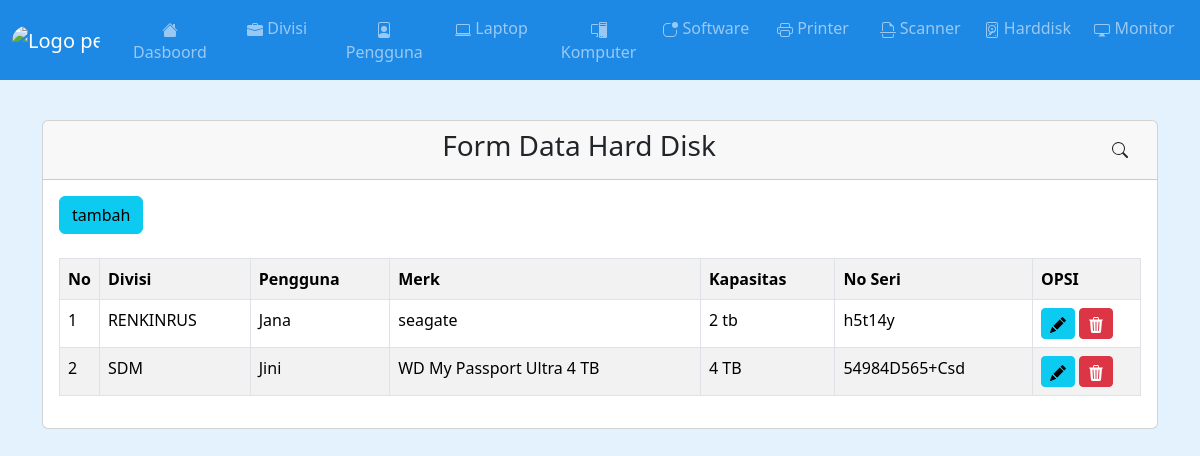
Page /hdd.php on the committed database.
### tables this page shows
CREATE TABLE `data_inventaris` (
  `id` int(11) NOT NULL,
  `id_data_devisi` int(11) NOT NULL,
  `jenis_barang` varchar(100) NOT NULL,
  `nama_pengguna_id` int(11) NOT NULL,
  `id_data_laptop` int(11) NOT NULL,
  `id_data_monitor` int(11) NOT NULL,
  `id_data_hdd_eks` int(11) NOT NULL,
  `id_data_pc` int(11) NOT NULL,
  `id_data_printer` int(11) NOT NULL,
  `id_data_scanner` int(11) NOT NULL
);

CREATE TABLE `data_devisi` (
  `id` int(11) NOT NULL,
  `nama_devisi` varchar(100) NOT NULL
);

CREATE TABLE `data_pengguna` (
  `id` int(11) NOT NULL,
  `nama` varchar(100) NOT NULL
);

CREATE TABLE `db_hdd_eks` (
  `id` int(11) NOT NULL,
  `merk` varchar(100) NOT NULL,
  `kapasitas` varchar(100) NOT NULL,
  `no_seri` varchar(100) NOT NULL
);

### hdd.php (the view, shortened to what this page needs)
<?php
include 'header.php';
include 'koneksi.php'; ?>
<br><br><br>
<div class="container mt-5">
	<div class="card">
		<div class="card-header text-center">
			<h3>Form Data Hard Disk
				<button type="button" class="btn btn-white" data-bs-toggle="modal" data-bs-target="#myModal" title="Cari" style="float: right;">
				</button>
			</h3>
		</div>
		<div class="card-body">
			<button type="button" class="btn btn-info" data-bs-toggle="modal" data-bs-target="#modaltambah" title="tambah Hard Disk">
				tambah
			</button>
			<br>
			<br>
			<table class="table table-bordered table-striped">
				<tr>
					<th width="1%">No</th>
					<th>Divisi</th>
					<th>Pengguna</th>
					<th>Merk</th>
					<th>Kapasitas</th>
					<th>No Seri</th>
					<th width="10%">OPSI</th>
				</tr>
				<?php
				if (isset($_POST['cari'])) {
					$cari = $_POST['cari'];
					$data = mysqli_query($koneksi, "SELECT data_inventaris.id_data_hdd_eks, data_devisi.nama_devisi, data_pengguna.nama, db_hdd_eks.merk, db_hdd_eks.kapasitas, db_hdd_eks.no_seri FROM data_inventaris JOIN data_devisi ON data_devisi.id = data_inventaris.id_data_devisi JOIN data_pengguna ON data_pengguna.id = data_inventaris.nama_pengguna_id JOIN db_hdd_eks ON db_hdd_eks.id = data_inventaris.id_data_hdd_eks WHERE data_pengguna.nama LIKE '%".$cari."%' ORDER BY id_data_hdd_eks");
				}
				else{
					$data = mysqli_query($koneksi, "SELECT data_inventaris.id_data_hdd_eks, data_devisi.nama_devisi, data_pengguna.nama, db_hdd_eks.merk, db_hdd_eks.kapasitas, db_hdd_eks.no_seri FROM data_inventaris JOIN data_devisi ON data_devisi.id = data_inventaris.id_data_devisi JOIN data_pengguna ON data_pengguna.id = data_inventaris.nama_pengguna_id JOIN db_hdd_eks ON db_hdd_eks.id = data_inventaris.id_data_hdd_eks ORDER BY id_data_hdd_eks");
				}
				$no = 1;
				while ($d=mysqli_fetch_array($data)) {
					?>
					<tr>
						<td><?php echo $no++ ?></td>
						<td><?php echo $d['nama_devisi']; ?></td>
						<td><?php echo $d['nama']; ?></td>
						<td><?php echo $d['merk']; ?></td>
						<td><?php echo $d['kapasitas']; ?></td>
						<td><?php echo $d['no_seri']; ?></td>
						<td>
							<a href="hdd_edit.php?id=<?php echo $d['id_data_hdd_eks']; ?>" type="button" class="btn btn-sm btn-info">
							</a>
							<a href="hdd_hapus.php?id=<?php echo $d['id_data_hdd_eks']; ?>" class="btn btn-sm btn-danger" onclick="return confirm('Apakah Anda Yakin Ingin Menghapusnya ?');">
							</a>
						</td>
					</tr>
					<?php
				}
				 ?>
			</table>
		</div>
	</div>
</div>

### rows in the picture
data_inventaris: id_data_devisi.nama_devisi "RENKINRUS", data_pengguna.nama "Jana", db_hdd_eks.merk "seagate", db_hdd_eks.kapasitas "2 tb", db_hdd_eks.no_seri "h5t14y"
data_inventaris: id_data_devisi.nama_devisi "SDM", data_pengguna.nama "Jini", db_hdd_eks.merk "WD My Passport Ultra 4 TB", db_hdd_eks.kapasitas "4 TB", db_hdd_eks.no_seri "54984D565+Csd"
